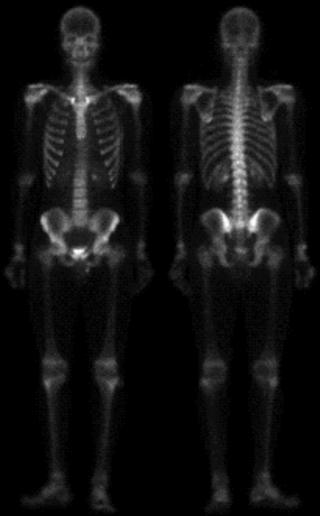
%> input picture 4.2/CSE 4228/Assignment 05/Input.jpg, 320 x 516 px
$ octave C1_20200104125.m   (GNU Octave 9; MATLAB toolbox functions it lacks are replaced by stand-ins)
%> lines starting %> are read from the running program, lines starting %| are printed output that depends on the picture
img = imread('input.jpg');
%> img is the input picture: size 516x320 uint8; min 0, max 255, mean 17.7

flippedImg = img(end:-1:1, :, :);
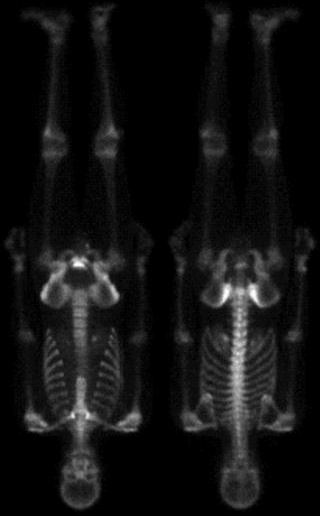
%> flippedImg: size 516x320 uint8; min 0, max 255, mean 17.7; mean of the top-left, top-right, bottom-left and bottom-right quarters 8.4, 8, 26.4, 28.2

mergedImg = [img; flippedImg];
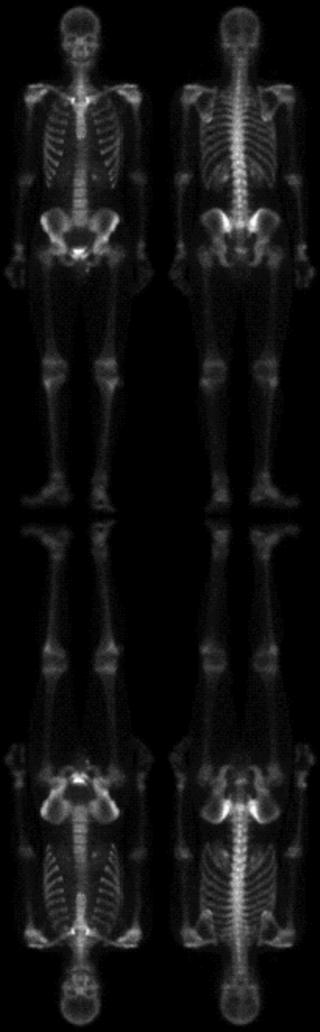
%> mergedImg: size 1032x320 uint8; min 0, max 255, mean 17.7

imshow(mergedImg);

imwrite(mergedImg, 'output.jpg');
